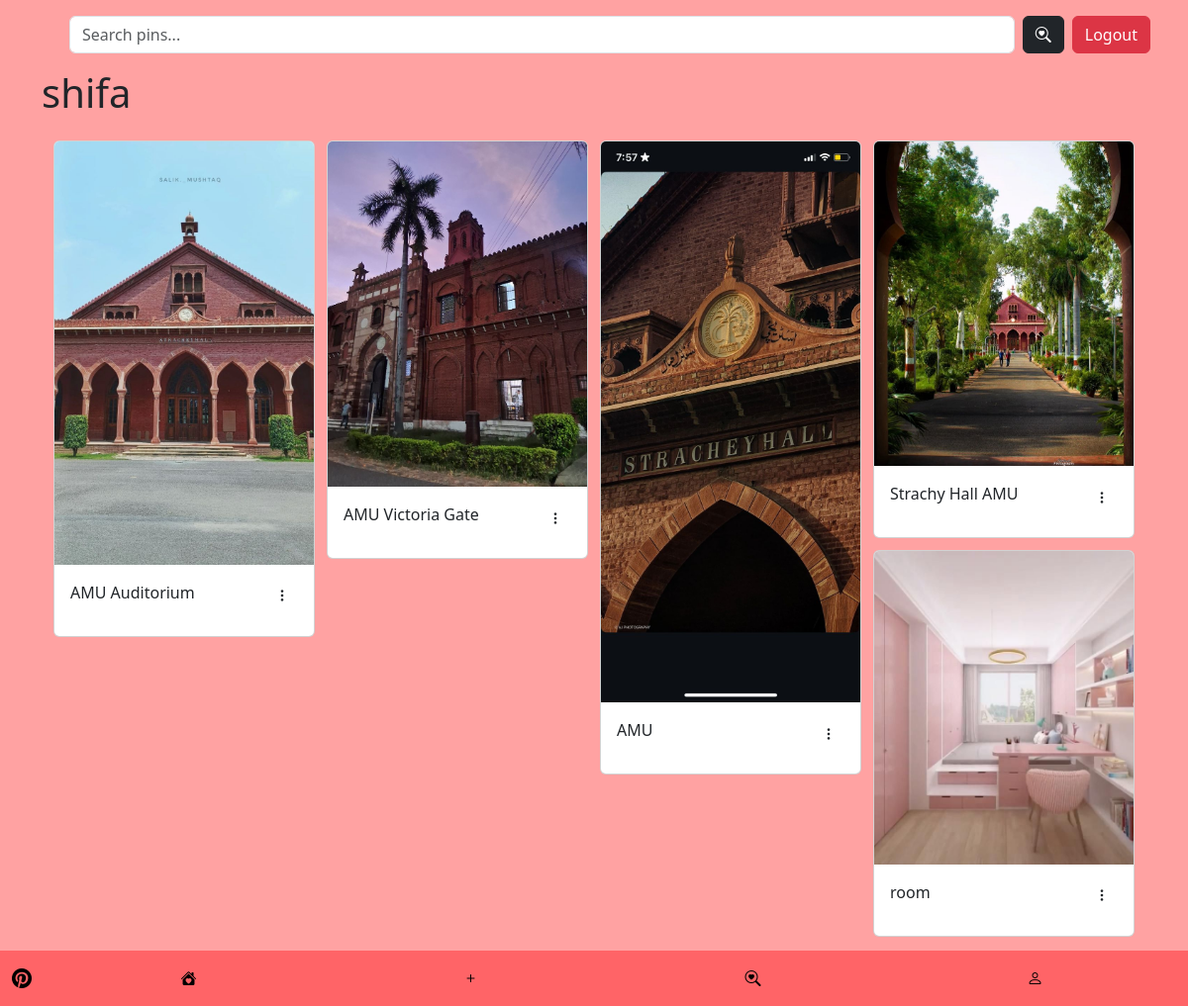
/profile/ (signed in), run on the app's committed database.
### pins/models.py (models this page shows, shortened)
class Pinterest(models.Model):
    user = models.ForeignKey(User, on_delete = models.CASCADE)
    text = models.CharField(max_length = 20)
    photo = models.ImageField(upload_to = 'photos/')
    created_at = models.DateTimeField(auto_now_add = True)
    updated_at = models.DateTimeField(auto_now = True)

### pins/views.py (the view)
# urls.py: path('profile/', views.profile, name = 'profile'),
@login_required
def profile(request):
    query = request.GET.get('q')
    user = request.user
    pins = Pinterest.objects.filter(user = user)
    if query:
        pins = pins.filter(text__icontains = query)
    return render(request, 'profile.html', {'user': user, 'pins':pins})

### pins/templates/profile.html (shortened to what this page needs)
{% extends "layout.html" %}
{% block content %}
<div class="container m-3">
  <form method="GET" class="d-flex">
    <input
      type="text"
      name="q"
      class="form-control me-2"
      placeholder="Search pins..."
      value="{{ request.GET.q }}"
    >
    <button class="btn btn-dark me-2" type="submit">
      <i class="bi bi-search-heart"></i>
    </button>
    <form action="{% url 'logout' %}" method="post">
      <button class="btn btn-danger " type="submit">Logout</button>
    </form>
  </form>
</div>
<h1> {{user.username}} </h1>
<div class="container mt-4">
  <div class="masonry">
    {% for pin in pins %}
      <div class="masonry-item">
        <div class="card">
          <img src="{{pin.photo.url}}" class="card-img-top" alt="">
          <div class="card-body d-flex justify-content-between align-items-start">
            <p class="card-text"> {{pin.text}}</p>
            {% if request.user == pin.user %}
            <div class="dropdown">
              <button class="btn btn-sm" type="button" data-bs-toggle="dropdown" aria-expanded="false">
                <i class="bi bi-three-dots-vertical"></i>
              </button>
            </div>
            {% endif %}
          </div>
        </div>
      </div>
    {% endfor %}
  </div>
</div>
{% endblock %}

### pins/templates/profile.html (style rules this page uses)
body { padding-bottom: 70px; }
.masonry { column-count: 2; column-gap: 12px; }
@media (min-width: 768px) { .masonry { column-count: 3; } }
@media (min-width: 992px) { .masonry { column-count: 4; } }
.masonry-item { break-inside: avoid; margin-bottom: 12px; }

### data on the page
Pinterest: photo (picture), text "AMU Auditorium"
Pinterest: photo (picture), text "AMU Victoria Gate"
Pinterest: photo (picture), text "AMU"
Pinterest: photo (picture), text "Strachy Hall AMU"
Pinterest: photo (picture), text "room"

### other printed values
{{ user.username }} "shifa"
